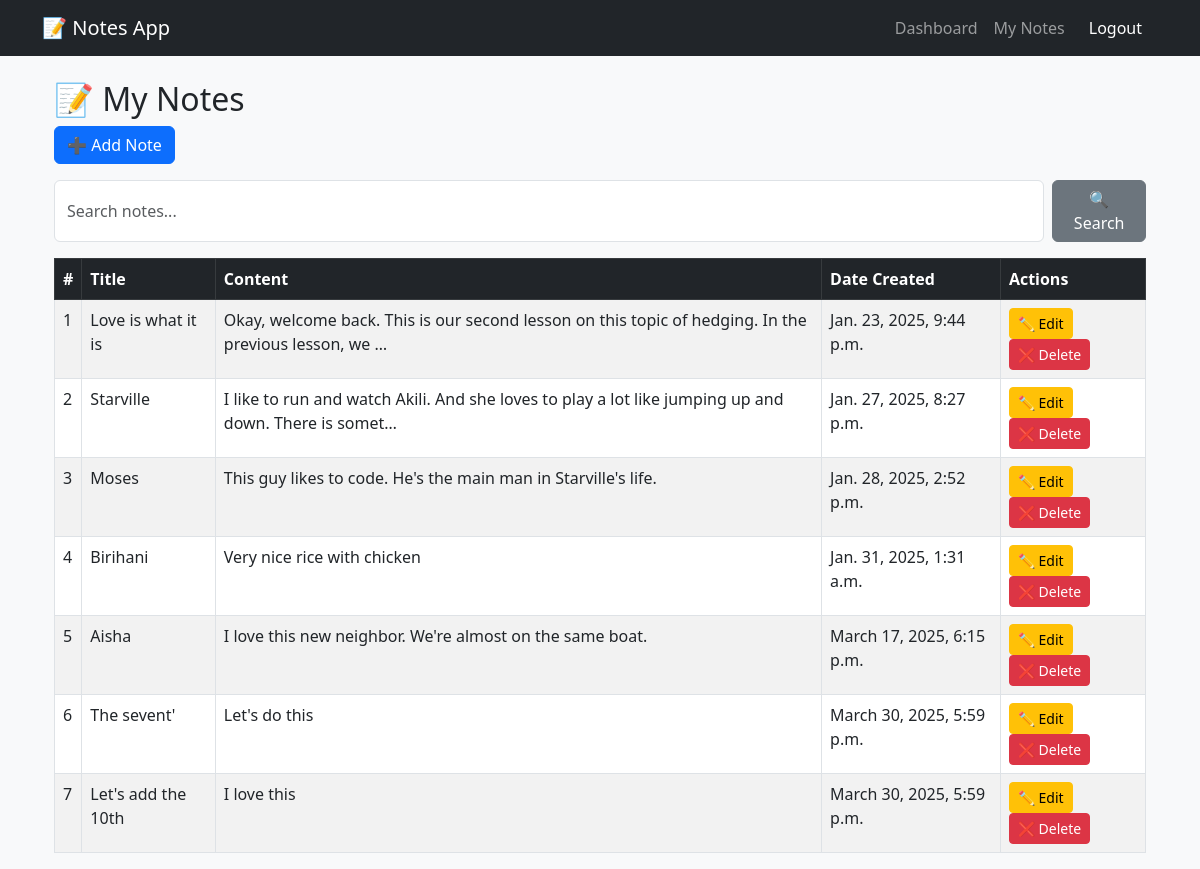
The app's page /home/ (signed in) with its own data.
### myapp/models.py (models this page shows, shortened)
class Note(models.Model):
    user = models.ForeignKey(User, on_delete=models.CASCADE, default=1)  # Assign existing notes to user with ID 1
    title = models.CharField(max_length=200)
    content = models.TextField()
    created_at = models.DateTimeField(auto_now_add=True)

### myapp/views.py (the view)
# urls.py: path('home/', views.home, name='home'),
@login_required
def home(request):
    notes = Note.objects.filter(user=request.user)  # Fetch all notes for the logged-in user
    return render(request, 'notes/home.html', {'notes': notes})

### myapp/templates/notes/home.html (shortened to what this page needs)
{% extends "notes/base.html" %}
{% block content %}
<div class="container mt-4">
    <h2>📝 My Notes</h2>
    <a href="{% url 'add_note' %}" class="btn btn-primary mb-3">➕ Add Note</a>
    <form id="search-form" class="d-flex mb-3">
        <input type="text" id="search-input" name="q" class="form-control me-2" placeholder="Search notes...">
        <button type="submit" class="btn btn-secondary">🔍 Search</button>
    </form>
    <div id="notes-list">
        {% include "notes/note_list.html" %}
    </div>
</div>
{% endblock %}

### myapp/templates/notes/note_list.html
{% if notes %}
    <table class="table table-striped table-bordered">
        <thead class="table-dark">
            <tr>
                <th>#</th>
                <th>Title</th>
                <th>Content</th>
                <th>Date Created</th>
                <th>Actions</th>
            </tr>
        </thead>
        <tbody>
            {% for note in notes %}
                <tr>
                    <td>{{ forloop.counter }}</td>
                    <td>{{ note.title }}</td>
                    <td>{{ note.content|truncatechars:100 }}</td>
                    <td>{{ note.created_at }}</td>
                    <td>
                        <a href="{% url 'edit_note' note.id %}" class="btn btn-warning btn-sm">✏️ Edit</a>
                        <a href="{% url 'delete_note' note.id %}" class="btn btn-danger btn-sm"
                           onclick="return confirm('Are you sure you want to delete this note?')">❌ Delete</a>
                    </td>
                </tr>
            {% endfor %}
        </tbody>
    </table>
{% else %}
    <div class="alert alert-warning text-center mt-3">
        <strong>⚠️ No results found</strong>
    </div>
{% endif %}

### myapp/templates/notes/base.html (style rules this page uses)
body { background-color: #f8f9fa; }

### records on screen
Note: title "Love is what it is", content "Okay, welcome back. This is our second lesson on this topic of hedging. In the previous lesson, we …", created_at "Jan. 23, 2025, 9:44 p.m."
Note: title "Starville", content "I like to run and watch Akili. And she loves to play a lot like jumping up and down. There is somet…", created_at "Jan. 27, 2025, 8:27 p.m."
Note: title "Moses", content "This guy likes to code. He's the main man in Starville's life.", created_at "Jan. 28, 2025, 2:52 p.m."
Note: title "Birihani", content "Very nice rice with chicken", created_at "Jan. 31, 2025, 1:31 a.m."
Note: title "Aisha", content "I love this new neighbor. We're almost on the same boat.", created_at "March 17, 2025, 6:15 p.m."
Note: title "The sevent'", content "Let's do this", created_at "March 30, 2025, 5:59 p.m."
Note: title "Let's add the 10th", content "I love this", created_at "March 30, 2025, 5:59 p.m."
